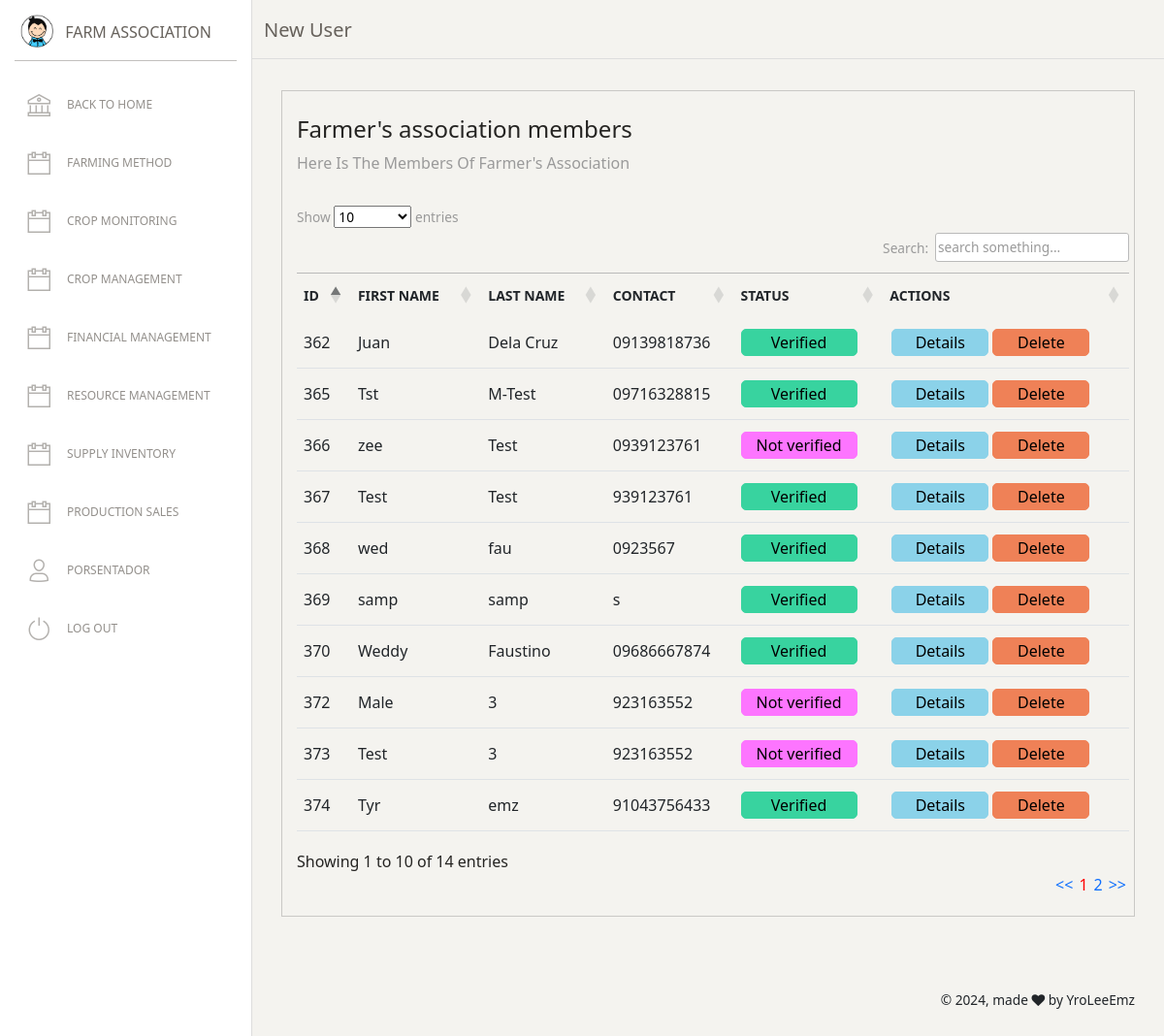
The page /users/accounts.php (signed in) on the database its author committed.
### tables this page shows
CREATE TABLE IF NOT EXISTS `users` (
  `user_id` int(11) NOT NULL AUTO_INCREMENT,
  `fname` varchar(50) DEFAULT NULL,
  `lname` varchar(50) DEFAULT NULL,
  `contact` varchar(50) DEFAULT NULL,
  `address` varchar(1000) DEFAULT NULL,
  `about` varchar(1000) DEFAULT NULL,
  `username` varchar(100) DEFAULT NULL,
  `password` varchar(100) DEFAULT NULL,
  `imgtitle` varchar(50) DEFAULT NULL,
  `imgfile` varchar(200) DEFAULT NULL,
  `user_type` int(11) DEFAULT NULL,
  `actions` int(11) DEFAULT NULL,
  `stat` int(11) DEFAULT NULL,
  `varcode` int(11) DEFAULT 0,
  `gender` varchar(50) DEFAULT NULL,
  PRIMARY KEY (`user_id`)
);

### db/connections.php (called while the page is built, shortened)
<?php
function setQuery($sql){
	return mysqli_query($GLOBALS['dbconnect'],$sql);
}
function getData($result){
	return mysqli_fetch_array($result);
}
	?>

### users/accounts.php (the view, shortened to what this page needs)
<?php
include '../db/connections.php';
 ?>
<!DOCTYPE html>
<html lang="en">
<head>
  <link href="https://maxcdn.bootstrapcdn.com/font-awesome/latest/css/font-awesome.min.css" rel="stylesheet">
  <link href="../assets/css/paper-dashboard.css?v=2.0.1" rel="stylesheet" />
  <link href="../assets/demo/demo.css" rel="stylesheet" />
</head>
<body class="">
  <div class="wrapper ">
    <?php include 'sidebar.php'; ?>
    <div class="main-panel">
     <?php include 'topbar.php'; ?>
      <div class="content">
        <div class="row">
          <div class="col-md-12">
            <div class="card card-plain">
              <div class="card-header">
                <h4 class="card-title"> Farmer's association members</h4>
                <p class="card-category"> Here is the members of farmer's association</p>
              </div>
              <div class="card-body">
                <div class="table-responsive">
<div class="mg-left">
    <div>
        <div>
            <table id="example" class="table" style="width:100%">
        <thead>
            <tr>
                <th>ID</th>
                <th>First name</th>
                <th>Last name</th>
                <th>Contact</th>
                <th>Status</th>
                <th>Actions</th>
            </tr>
        </thead>
        <tbody>
          <?php
          $sql = "select * from users where stat =0 and user_type=2";
          $res = setQuery($sql);
          while($rows = getData($res)){
            $col0 = $rows[0];
            $col1 = $rows[1];
            $col2 = $rows[2];
            $act = $rows[11];
           ?>
            <tr>
                <td><?php echo "$col0"; ?></td>
                <td><?php echo "$col1"; ?></td>
                <td><?php echo $col2; ?></td>
                <td><?php echo $rows[3]; ?></td>
                <td>
                  <?php
                if($act==0){
                  ?>
                  <button style='background-color:#fd75ff;  border:solid 1px #fd75ff;width:120px;border-radius: 5px;' onclick="
                 var val1 = document.getElementById('xfull').value;
                 var val2 = document.getElementById('xcont').value;
                 var val3 = document.getElementById('xadd').value;
                 var myimg = document.getElementById('ximg').value;
                 var val4 = document.getElementById('ximgt').value;
                 var valid = document.getElementById('xid').value;
                  document.getElementById('ffull').innerHTML = val1;
                  document.getElementById('fcontact').innerHTML = val2;
                  document.getElementById('faddress').innerHTML = val3;
                  document.getElementById('setimg').src = myimg;
                  document.getElementById('fid').innerHTML = val4;
                  document.getElementById('userid').value = valid;
                  document.getElementById('verbtn').href = 'actions/verify.php?valid=662353252815&id=7727cb2c263&qid='+valid+'&tyroneleeemz=true&secured=28nc263w73&xtype=v';
                  document.getElementById('popupx').style.display = '';
                  ">Not verified</button>
                  <?php
                }
                else{
                  ?>
                  <button style='background-color:#38d39f; border:solid 1px #38d39f;width:120px;border-radius:5px;' title="">Verified</button>
                  <?php
                }
                ?></td>
                <td><button class="act-det act-btn" onclick="
                document.getElementById('modalx').style.display = '';
                document.getElementById('mfirst').value = document.getElementById('xfn').value;
                document.getElementById('mlast').value = document.getElementById('xln').value;
                document.getElementById('mcontact').value = document.getElementById('xcont').value;
                document.getElementById('maddress').value = document.getElementById('xadd').value;
                document.getElementById('mabout').value = document.getElementById('xabout').value;
                document.getElementById('mid').value = document.getElementById('ximgt').value;
                var stt = document.getElementById('xstat').value;
                var stst = '';
                if(stt=='0'){
                  stst = 'Not verified';
                  document.getElementById('mstatus').style.color = 'gray';
                }
                else{
                  stst = 'Verified';
                  document.getElementById('mstatus').style.color = 'green';
                }
                document.getElementById('mstatus').value = stst;
                ">Details</button><a href=""><button class="act-del act-btn">Delete</button></a></td>
            </tr>
          <?php } ?>
    </table>
        </div>
    </div>
</div>
                </div>
              </div>
            </div>
          </div>
        </div>
      </div>
      <footer class="footer footer-black  footer-white ">
        <div class="container-fluid">
          <div class="row">
            <div class="credits ml-auto">
              <span class="copyright">
                © , made <i class="fa fa-heart heart"></i> by YroLeeEmz
              </span>
            </div>
          </div>
        </div>
      </footer>
    </div>
  </div>
  <link href="tables/stylex.css" rel="stylesheet" />
    <link href="tables/styley.css" rel="stylesheet" />
</body>
</html>

### users/tables/styley.css (style rules this page uses)
:root { --dt-row-selected: 13, 110, 253;--dt-row-selected-text: 255, 255, 255;--dt-row-selected-link: 9, 10, 11 }
table.dataTable thead>tr>th.sorting,table.dataTable thead>tr>th.sorting_asc,table.dataTable thead>tr>th.sorting_desc,table.dataTable thead>tr>th.sorting_asc_disabled,table.dataTable thead>tr>th.sorting_desc_disabled,table.dataTable thead>tr>td.sorting,table.dataTable thead>tr>td.sorting_asc,table.dataTable thead>tr>td.sorting_desc,table.dataTable thead>tr>td.sorting_asc_disabled,table.dataTable thead>tr>td.sorting_desc_disabled { cursor:pointer;position:relative;padding-right:26px }
table.dataTable thead>tr>th.sorting:before,table.dataTable thead>tr>th.sorting:after,table.dataTable thead>tr>th.sorting_asc:before,table.dataTable thead>tr>th.sorting_asc:after,table.dataTable thead>tr>th.sorting_desc:before,table.dataTable thead>tr>th.sorting_desc:after,table.dataTable thead>tr>th.sorting_asc_disabled:before,table.dataTable thead>tr>th.sorting_asc_disabled:after,table.dataTable thead>tr>th.sorting_desc_disabled:before,table.dataTable thead>tr>th.sorting_desc_disabled:after,table.dataTable thead>tr>td.sorting:before,table.dataTable thead>tr>td.sorting:after,table.dataTable thead>tr>td.sorting_asc:before,table.dataTable thead>tr>td.sorting_asc:after,table.dataTable thead>tr>td.sorting_desc:before,table.dataTable thead>tr>td.sorting_desc:after,table.dataTable thead>tr>td.sorting_asc_disabled:before,table.dataTable thead>tr>td.sorting_asc_disabled:after,table.dataTable thead>tr>td.sorting_desc_disabled:before,table.dataTable thead>tr>td.sorting_desc_disabled:after { position:absolute;display:block;opacity:.125;right:10px;line-height:9px;font-size:.8em }
table.dataTable thead>tr>th.sorting:before,table.dataTable thead>tr>th.sorting_asc:before,table.dataTable thead>tr>th.sorting_desc:before,table.dataTable thead>tr>th.sorting_asc_disabled:before,table.dataTable thead>tr>th.sorting_desc_disabled:before,table.dataTable thead>tr>td.sorting:before,table.dataTable thead>tr>td.sorting_asc:before,table.dataTable thead>tr>td.sorting_desc:before,table.dataTable thead>tr>td.sorting_asc_disabled:before,table.dataTable thead>tr>td.sorting_desc_disabled:before { bottom:50%;content:"▲" }
table.dataTable thead>tr>th.sorting:after,table.dataTable thead>tr>th.sorting_asc:after,table.dataTable thead>tr>th.sorting_desc:after,table.dataTable thead>tr>th.sorting_asc_disabled:after,table.dataTable thead>tr>th.sorting_desc_disabled:after,table.dataTable thead>tr>td.sorting:after,table.dataTable thead>tr>td.sorting_asc:after,table.dataTable thead>tr>td.sorting_desc:after,table.dataTable thead>tr>td.sorting_asc_disabled:after,table.dataTable thead>tr>td.sorting_desc_disabled:after { top:50%;content:"▼" }
table.dataTable thead>tr>th.sorting_asc:before,table.dataTable thead>tr>th.sorting_desc:after,table.dataTable thead>tr>td.sorting_asc:before,table.dataTable thead>tr>td.sorting_desc:after { opacity:.6 }
table.dataTable thead th,table.dataTable thead td,table.dataTable tfoot th,table.dataTable tfoot td { text-align:left }
table.dataTable { clear:both;margin-top:6px !important;margin-bottom:6px !important;max-width:none !important;border-collapse:separate !important;border-spacing:0 }
table.dataTable td,table.dataTable th { -webkit-box-sizing:content-box;box-sizing:content-box }
table.dataTable>tbody>tr { background-color:transparent }
.dataTable { border-top: solid 1px #bababa; }

### users/accounts.php (style rules this page uses)
.mg-left { margin-left: 10px; }
.act-btn { width:100px; margin-left: 2px; margin-right: 2px; border-radius: 5px; }
.act-del { background-color: #ef8157; border:solid 1px #ef8157; }
.act-det { background-color: #8bd2e9; border:solid 1px #8bd2e9; }

### rows shown on the page
users: user_id "362", fname "Juan", lname "Dela Cruz", contact "09139818736", actions "Verified"
users: user_id "365", fname "Tst", lname "M-Test", contact "09716328815", actions "Verified"
users: user_id "366", fname "zee", lname "Test", contact "0939123761", actions "Not verified"
users: user_id "367", fname "Test", lname "Test", contact "939123761", actions "Verified"
users: user_id "368", fname "wed", lname "fau", contact "0923567", actions "Verified"
users: user_id "369", fname "samp", lname "samp", contact "s", actions "Verified"
users: user_id "370", fname "Weddy", lname "Faustino", contact "09686667874", actions "Verified"
users: user_id "372", fname "Male", lname "3", contact "923163552", actions "Not verified"
users: user_id "373", fname "Test", lname "3", contact "923163552", actions "Not verified"
users: user_id "374", fname "Tyr", lname "emz", contact "91043756433", actions "Verified"

### other values the page prints
$tname "New User"
